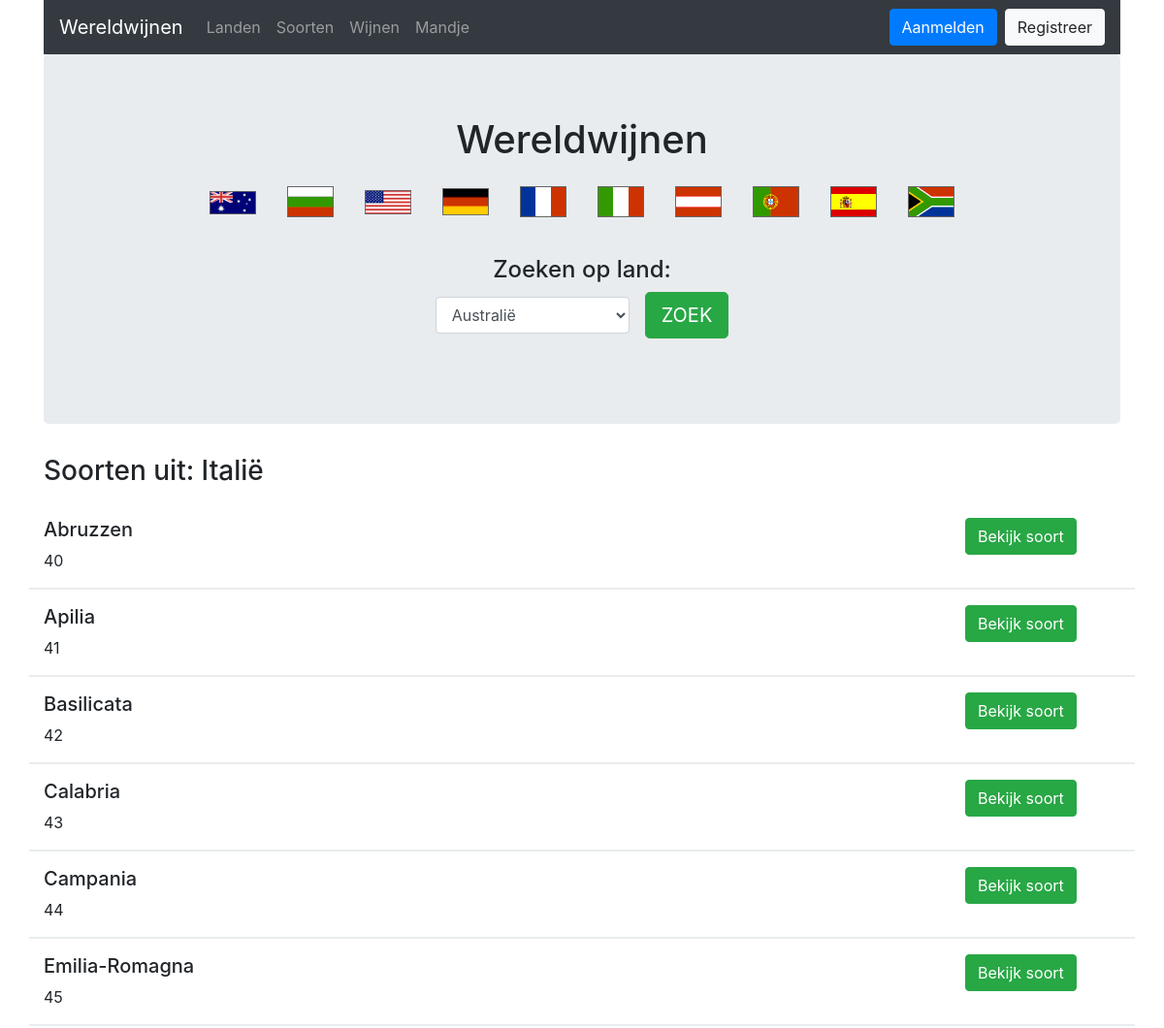
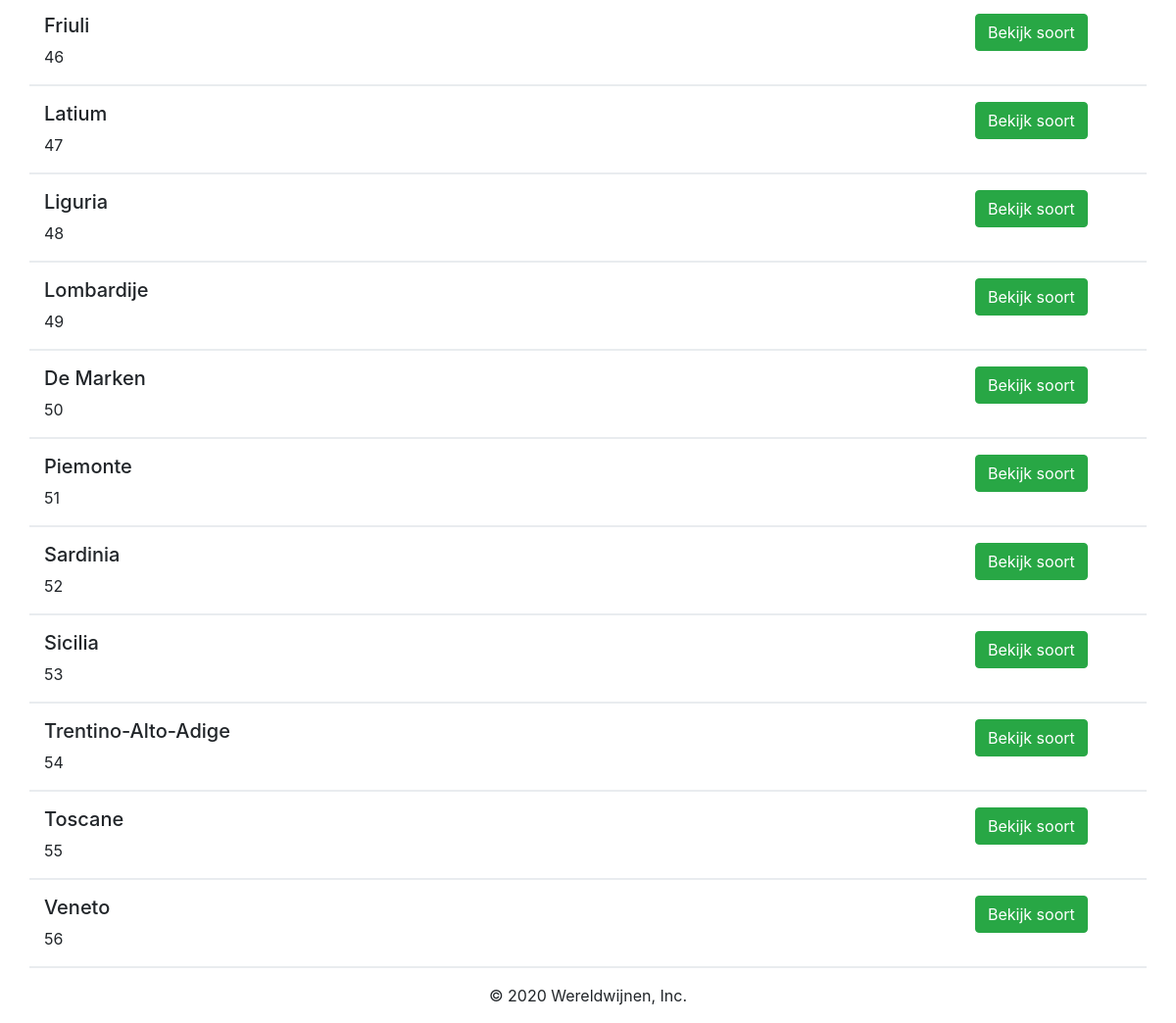
The page /index.php?land=6 on the database its author committed (2 pictures, top to bottom).
### tables this page shows
CREATE TABLE landen (
  id int unsigned NOT NULL,
  naam varchar(50) NOT NULL,
  versie int unsigned not null default 0,
  PRIMARY KEY (id) USING BTREE,
  UNIQUE KEY Land(naam) USING BTREE
);

CREATE TABLE soorten(
  id int unsigned NOT NULL AUTO_INCREMENT,
  naam varchar(50) NOT NULL,
  landid int unsigned NOT NULL,
  versie int unsigned not null default 0,
  PRIMARY KEY (id) USING BTREE,
  KEY FK_soorten_landen(landid) USING BTREE,
  CONSTRAINT FK_soorten_landen FOREIGN KEY (landid) REFERENCES landen(id)
);

### lib/Template.php (called while the page is built, shortened)
<?php
    class Template {
        protected $template_path;
        public function __construct($template_path) {
            $this->template_path = $template_path;
        }
        public function __toString() {
            include basename($this->template_path);
            return ob_get_clean();
        }
    }
?>

### database/Database.php (called while the page is built)
<?php
    class Database {
        private $host = DB_HOST;
        private $user = DB_USER;
        private $password = DB_PASSWORD;
        private $name = DB_NAME;
        protected function connect() {
            $dbConnection = "mysql:host=" . $this->host . ";dbname=" . $this->name;
            $options = array(
                PDO::ATTR_EMULATE_PREPARES => false,
                PDO::ATTR_PERSISTENT => true,
                PDO::ATTR_ERRMODE => PDO::ERRMODE_EXCEPTION,
                PDO::ATTR_DEFAULT_FETCH_MODE => PDO::FETCH_OBJ
            );
            try {
                $pdo = new PDO($dbConnection, $this->user, $this->password, $options);
                return $pdo;
            } catch (PDOException $e) {
                $this->error = $e->getMessage();
            }
        }
    }
?>

### src/repositories/LandRepository.php (called while the page is built, shortened)
<?php
    class LandRepository extends Database {
        protected function findById($id) {
            $sql = "SELECT * FROM landen WHERE id = :id";
            $stmt = $this->connect()->prepare($sql);
            $stmt->bindParam(":id", $id);
            $stmt->execute();
            return $stmt->fetch();
        }
        protected function findAll() {
            $sql = "SELECT * FROM landen";
            $stmt = $this->connect()->prepare($sql);
            $stmt->execute();
            return $stmt->fetchAll();
        }
    }
?>

### src/views/LandView.php (called while the page is built, shortened)
<?php
    class LandView extends LandRepository {
        public function getLandById($id) {
            return $this->findById($id);
        }
        public function getLanden() {
            return $this->findAll();
        }
    }
?>

### includes/autoloader.php (called while the page is built, shortened)
<?php
    function Autoloader($classname) {
        $url = $_SERVER['HTTP_HOST'] . $_SERVER['REQUEST_URI'];
        $path = "src/domain/";
        $extention = ".php";
        if ($classname == "Database") {
            $path = "database/";
        }
        else if ($classname == "Template") {
            $path = "lib/";
        }
        else if ($classname == "Mandje") {
            $path = "src/sessions/";
        }
        else if (strpos($classname, "View")) {
            $path = "src/views/";
        }
        else if (strpos($classname, "Controller")) {
            $path = "src/controllers/";
        }
        else if (strpos($classname, "Repository")) {
            $path = "src/repositories/";
        }
        $fullPath = $path . $classname . $extention;
    }
?>

### src/repositories/SoortRepository.php (called while the page is built, shortened)
<?php
    class SoortRepository extends Database {
        protected function findByLandId($id) {
            $sql = "SELECT * FROM soorten WHERE landid = :landid";
            $stmt = $this->connect()->prepare($sql);
            $stmt->bindParam(":landid", $id);
            $stmt->execute();
            return $stmt->fetchAll();
        }
    }
?>

### src/views/SoortView.php (called while the page is built, shortened)
<?php
    class SoortView extends SoortRepository {
        public function getSoortenByLandId($id) {
            return $this->findByLandId($id);
        }
    }
?>

### templates/home.php (the view)
<?php include 'includes/header-w-subheader.php'; ?>
        <h3 class="title"><?php echo $title; ?></h3>
        <?php
            if ($land != null && $soorten != null) {
            foreach($soorten as $soort): ?>
            <div class="row marketing">
                <div class="col-md-10">
                <h5><?php echo $soort->naam; ?></h5>
                <p><?php echo $soort->id; ?></p>
                </div>
                <div class="col-md-2">
                    <a href="soort.php?id=<?php echo $soort->id; ?>" class="btn btn-success">Bekijk soort</a>
                </div>
        </div>
        <?php
            endforeach;
            }
        ?>
<?php include 'includes/footer.php'; ?>

### templates/includes/header-w-subheader.php (shortened to what this page needs)
<!DOCTYPE html>
<html lang="en">
<head>
    <link rel="stylesheet" href="https://use.fontawesome.com/releases/v5.12.0/css/all.css">
    <link href="https://stackpath.bootstrapcdn.com/bootstrap/4.4.1/css/bootstrap.min.css" rel="stylesheet">
    <link rel="stylesheet" href="css/style.css">
</head>
<body>
    <div class="container">
      <div class="header">
        <nav class="navbar navbar-expand-md navbar-dark bg-dark">
        <a class="navbar-brand" href="index.php">Wereldwijnen</a>
        <div class="container-inline">
            <ul class="navbar-nav mr-auto">
                <li class="nav-item">
                    <a class="nav-link" href="./landen.php">Landen</a>
                </li>
                <li class="nav-item">
                    <a class="nav-link" href="./soorten.php">Soorten</a>
                </li>
                <li class="nav-item">
                    <a class="nav-link" href="./wijnen.php">Wijnen</a>
                </li>
                <li class="nav-item">
                    <a class="nav-link" href="./mandje.php">Mandje</a>
                </li>
            </ul>
        </div>
        <div class="navbar-nav ml-auto navbar-login-logout">
            <?php
                if (isset($_SESSION["usedId"])) {
                    echo '
                    <form method="post" action="./logout.php">
                        <input class="btn btn-danger" type="submit" value="Afmelden">
                    </form>
                    ';
                } else {
                    echo '
                    <a class="btn btn-primary btn-login" href="./login.php">Aanmelden</a>
                    <a class="btn btn-light" href="signup.php">Registreer</a>
                    ';
                }
            ?>
        </div>
      </div>
      <div class="jumbotron">
        <h1>Wereldwijnen</h1>
        <ul class="menu-flags">
            <?php foreach($landenHeader as $landHeader): ?>
                <li><a href="<?php echo "index.php?land=" . $landHeader->id; ?>"><img src="<?php echo './images/' . $landHeader->id . '.png'; ?>"></a></li>
            <?php endforeach; ?>
        </ul>
        <br>
        <h4>Zoeken op land: </h4>
        <form class="form" action="index.php" method="GET">
            <select id="selection" name="land" class="form-control" style="width:200px;">
                <?php foreach($landenHeader as $landHeader): ?>
                    <option class="option-flag" style="background-image:url(<?php echo './images/' . $landHeader->id . '.png'; ?>);" value="<?php echo $landHeader->id; ?>"><?php echo $landHeader->naam; ?></option>
                <?php endforeach; ?>
            </select>
            <br>
            <button type="submit" class="btn btn-lg btn-success">ZOEK</button>
        </form>
        <br>
    </div>

### css/style.css (style rules this page uses)
.jumbotron h1, .jumbotron h2, .jumbotron h3, .jumbotron h4, .jumbotron h5, .form { display: flex; justify-content: center; align-items: center; }
.menu-flags { display: flex; justify-content: center; align-items: center; list-style: none; margin: 0; padding: 0; }
li { float: left; }
.menu-flags li { display: block; text-align: center; padding: 16px; text-decoration: none; }
.menu-flags li img { width: 3rem; }
.form > .btn { margin-left: 1rem; }
.title { margin-bottom: 2rem; }
.row.marketing { border-bottom: solid 2px #e9ecef; margin-bottom: 1rem; }
.btn-login { margin-right: 0.5rem; }

### rows shown on the page
landen: shows a picture
landen: shows a picture
landen: shows a picture
landen: shows a picture
landen: shows a picture
landen: shows a picture
landen: shows a picture
landen: shows a picture
landen: shows a picture
landen: shows a picture
soorten: naam "Abruzzen", id "40"
soorten: naam "Apilia", id "41"
soorten: naam "Basilicata", id "42"
soorten: naam "Calabria", id "43"
soorten: naam "Campania", id "44"
soorten: naam "Emilia-Romagna", id "45"
soorten: naam "Friuli", id "46"
soorten: naam "Latium", id "47"
soorten: naam "Liguria", id "48"
soorten: naam "Lombardije", id "49"
soorten: naam "De Marken", id "50"
soorten: naam "Piemonte", id "51"
soorten: naam "Sardinia", id "52"
soorten: naam "Sicilia", id "53"
soorten: naam "Trentino-Alto-Adige", id "54"
soorten: naam "Toscane", id "55"
soorten: naam "Veneto", id "56"

### other values the page prints
$title "Soorten uit: Italië"
form field land "Australië"
